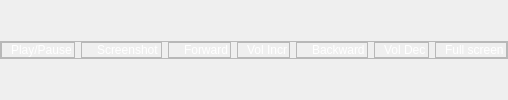
      <widget class="QWidget" name="Dy_VLC">
       <property name="styleSheet">
        <string notr="true">QLabel {
    color: white;
}</string>
       </property>
       <layout class="QGridLayout" name="gridLayout_16">
        <property name="leftMargin">
         <number>0</number>
        </property>
        <property name="topMargin">
         <number>0</number>
        </property>
        <property name="rightMargin">
         <number>0</number>
        </property>
        <property name="bottomMargin">
         <number>0</number>
        </property>
        <property name="spacing">
         <number>0</number>
        </property>
        <item row="0" column="0" alignment="Qt::AlignHCenter|Qt::AlignVCenter">
         <widget class="QFrame" name="Dy_VLC_frame">
          <property name="frameShape">
           <enum>QFrame::StyledPanel</enum>
          </property>
          <property name="frameShadow">
           <enum>QFrame::Raised</enum>
          </property>
          <layout class="QHBoxLayout" name="horizontalLayout_113">
           <property name="leftMargin">
            <number>0</number>
           </property>
           <property name="topMargin">
            <number>0</number>
           </property>
           <property name="rightMargin">
            <number>0</number>
           </property>
           <property name="bottomMargin">
            <number>0</number>
           </property>
           <item>
            <widget class="QFrame" name="Play_3">
             <property name="sizePolicy">
              <sizepolicy hsizetype="Fixed" vsizetype="Fixed">
               <horstretch>0</horstretch>
               <verstretch>0</verstretch>
              </sizepolicy>
             </property>
             <property name="frameShape">
              <enum>QFrame::StyledPanel</enum>
             </property>
             <property name="frameShadow">
              <enum>QFrame::Raised</enum>
             </property>
             <layout class="QHBoxLayout" name="horizontalLayout_98">
              <property name="spacing">
               <number>0</number>
              </property>
              <property name="leftMargin">
               <number>2</number>
              </property>
              <property name="topMargin">
               <number>0</number>
              </property>
              <property name="rightMargin">
               <number>2</number>
              </property>
              <property name="bottomMargin">
               <number>0</number>
              </property>
              <item>
               <widget class="QLabel" name="Icon_81">
                <property name="maximumSize">
                 <size>
                  <width>50</width>
                  <height>25</height>
                 </size>
                </property>
                <property name="text">
                 <string/>
                </property>
                <property name="pixmap">
                 <pixmap resource="Tray.qrc">:/TrayIcon/Icons2/Dynamic hand gestures/2_20-21.png</pixmap>
                </property>
                <property name="scaledContents">
                 <bool>true</bool>
                </property>
               </widget>
              </item>
              <item>
               <widget class="QLabel" name="Text_81">
                <property name="sizePolicy">
                 <sizepolicy hsizetype="Fixed" vsizetype="Fixed">
                  <horstretch>0</horstretch>
                  <verstretch>0</verstretch>
                 </sizepolicy>
                </property>
                <property name="text">
                 <string>Play/Pause</string>
                </property>
                <property name="wordWrap">
                 <bool>true</bool>
                </property>
               </widget>
              </item>
             </layout>
            </widget>
           </item>
           <item>
            <widget class="QFrame" name="Screenshpt_2">
             <property name="sizePolicy">
              <sizepolicy hsizetype="Fixed" vsizetype="Fixed">
               <horstretch>0</horstretch>
               <verstretch>0</verstretch>
              </sizepolicy>
             </property>
             <property name="frameShape">
              <enum>QFrame::StyledPanel</enum>
             </property>
             <property name="frameShadow">
              <enum>QFrame::Raised</enum>
             </property>
             <layout class="QHBoxLayout" name="horizontalLayout_96">
              <property name="spacing">
               <number>6</number>
              </property>
              <property name="leftMargin">
               <number>2</number>
              </property>
              <property name="topMargin">
               <number>0</number>
              </property>
              <property name="rightMargin">
               <number>2</number>
              </property>
              <property name="bottomMargin">
               <number>0</number>
              </property>
              <item>
               <widget class="QLabel" name="Icon_79">
                <property name="maximumSize">
                 <size>
                  <width>50</width>
                  <height>25</height>
                 </size>
                </property>
                <property name="text">
                 <string/>
                </property>
                <property name="pixmap">
                 <pixmap resource="Tray.qrc">:/TrayIcon/Icons2/Dynamic hand gestures/5_30-31-32-33.png</pixmap>
                </property>
                <property name="scaledContents">
                 <bool>true</bool>
                </property>
               </widget>
              </item>
              <item>
               <widget class="QLabel" name="Text_79">
                <property name="sizePolicy">
                 <sizepolicy hsizetype="Fixed" vsizetype="Fixed">
                  <horstretch>0</horstretch>
                  <verstretch>0</verstretch>
                 </sizepolicy>
                </property>
                <property name="text">
                 <string>Screenshot</string>
                </property>
                <property name="wordWrap">
                 <bool>true</bool>
                </property>
               </widget>
              </item>
             </layout>
            </widget>
           </item>
           <item>
            <widget class="QFrame" name="Forward_2">
             <property name="sizePolicy">
              <sizepolicy hsizetype="Fixed" vsizetype="Fixed">
               <horstretch>0</horstretch>
               <verstretch>0</verstretch>
              </sizepolicy>
             </property>
             <property name="frameShape">
              <enum>QFrame::StyledPanel</enum>
             </property>
             <property name="frameShadow">
              <enum>QFrame::Raised</enum>
             </property>
             <layout class="QHBoxLayout" name="horizontalLayout_94">
              <property name="spacing">
               <number>6</number>
              </property>
              <property name="leftMargin">
               <number>2</number>
              </property>
              <property name="topMargin">
               <number>0</number>
              </property>
              <property name="rightMargin">
               <number>2</number>
              </property>
              <property name="bottomMargin">
               <number>0</number>
              </property>
              <item>
               <widget class="QLabel" name="Icon_77">
                <property name="maximumSize">
                 <size>
                  <width>50</width>
                  <height>25</height>
                 </size>
                </property>
                <property name="text">
                 <string/>
                </property>
                <property name="pixmap">
                 <pixmap resource="Tray.qrc">:/TrayIcon/Icons2/Dynamic hand gestures/3_23.png</pixmap>
                </property>
                <property name="scaledContents">
                 <bool>true</bool>
                </property>
               </widget>
              </item>
              <item>
               <widget class="QLabel" name="Text_77">
                <property name="sizePolicy">
                 <sizepolicy hsizetype="Fixed" vsizetype="Fixed">
                  <horstretch>0</horstretch>
                  <verstretch>0</verstretch>
                 </sizepolicy>
                </property>
                <property name="text">
                 <string>Forward</string>
                </property>
                <property name="wordWrap">
                 <bool>true</bool>
                </property>
               </widget>
              </item>
             </layout>
            </widget>
           </item>
           <item>
            <widget class="QFrame" name="Up_4">
             <property name="sizePolicy">
              <sizepolicy hsizetype="Fixed" vsizetype="Fixed">
               <horstretch>0</horstretch>
               <verstretch>0</verstretch>
              </sizepolicy>
             </property>
             <property name="frameShape">
              <enum>QFrame::StyledPanel</enum>
             </property>
             <property name="frameShadow">
              <enum>QFrame::Raised</enum>
             </property>
             <layout class="QHBoxLayout" name="horizontalLayout_97">
              <property name="spacing">
               <number>0</number>
              </property>
              <property name="leftMargin">
               <number>2</number>
              </property>
              <property name="topMargin">
               <number>0</number>
              </property>
              <property name="rightMargin">
               <number>2</number>
              </property>
              <property name="bottomMargin">
               <number>0</number>
              </property>
              <item>
               <widget class="QLabel" name="Icon_80">
                <property name="maximumSize">
                 <size>
                  <width>50</width>
                  <height>25</height>
                 </size>
                </property>
                <property name="text">
                 <string/>
                </property>
                <property name="pixmap">
                 <pixmap resource="Tray.qrc">:/TrayIcon/Icons2/Dynamic hand gestures/4_28.png</pixmap>
                </property>
                <property name="scaledContents">
                 <bool>true</bool>
                </property>
               </widget>
              </item>
              <item>
               <widget class="QLabel" name="Text_80">
                <property name="sizePolicy">
                 <sizepolicy hsizetype="Fixed" vsizetype="Fixed">
                  <horstretch>0</horstretch>
                  <verstretch>0</verstretch>
                 </sizepolicy>
                </property>
                <property name="text">
                 <string>Vol Incr</string>
                </property>
                <property name="wordWrap">
                 <bool>true</bool>
                </property>
               </widget>
              </item>
             </layout>
            </widget>
           </item>
           <item>
            <widget class="QFrame" name="Back_2">
             <property name="sizePolicy">
              <sizepolicy hsizetype="Fixed" vsizetype="Fixed">
               <horstretch>0</horstretch>
               <verstretch>0</verstretch>
              </sizepolicy>
             </property>
             <property name="frameShape">
              <enum>QFrame::StyledPanel</enum>
             </property>
             <property name="frameShadow">
              <enum>QFrame::Raised</enum>
             </property>
             <layout class="QHBoxLayout" name="horizontalLayout_95">
              <property name="spacing">
               <number>6</number>
              </property>
              <property name="sizeConstraint">
               <enum>QLayout::SetDefaultConstraint</enum>
              </property>
              <property name="leftMargin">
               <number>2</number>
              </property>
              <property name="topMargin">
               <number>0</number>
              </property>
              <property name="rightMargin">
               <number>2</number>
              </property>
              <property name="bottomMargin">
               <number>0</number>
              </property>
              <item alignment="Qt::AlignHCenter|Qt::AlignVCenter">
               <widget class="QLabel" name="Icon_78">
                <property name="maximumSize">
                 <size>
                  <width>50</width>
                  <height>25</height>
                 </size>
                </property>
                <property name="text">
                 <string/>
                </property>
                <property name="pixmap">
                 <pixmap resource="Tray.qrc">:/TrayIcon/Icons2/Dynamic hand gestures/3_22.png</pixmap>
                </property>
                <property name="scaledContents">
                 <bool>true</bool>
                </property>
               </widget>
              </item>
              <item>
               <widget class="QLabel" name="Text_78">
                <property name="sizePolicy">
                 <sizepolicy hsizetype="Fixed" vsizetype="Fixed">
                  <horstretch>0</horstretch>
                  <verstretch>0</verstretch>
                 </sizepolicy>
                </property>
                <property name="text">
                 <string>Backward</string>
                </property>
                <property name="wordWrap">
                 <bool>true</bool>
                </property>
               </widget>
              </item>
             </layout>
            </widget>
           </item>
           <item>
            <widget class="QFrame" name="VolDown_4">
             <property name="sizePolicy">
              <sizepolicy hsizetype="Fixed" vsizetype="Fixed">
               <horstretch>0</horstretch>
               <verstretch>0</verstretch>
              </sizepolicy>
             </property>
             <property name="frameShape">
              <enum>QFrame::StyledPanel</enum>
             </property>
             <property name="frameShadow">
              <enum>QFrame::Raised</enum>
             </property>
             <layout class="QHBoxLayout" name="horizontalLayout_93">
              <property name="spacing">
               <number>0</number>
              </property>
              <property name="leftMargin">
               <number>2</number>
              </property>
              <property name="topMargin">
               <number>0</number>
              </property>
              <property name="rightMargin">
               <number>2</number>
              </property>
              <property name="bottomMargin">
               <number>0</number>
              </property>
              <item>
               <widget class="QLabel" name="Icon_76">
                <property name="maximumSize">
                 <size>
                  <width>50</width>
                  <height>25</height>
                 </size>
                </property>
                <property name="text">
                 <string/>
                </property>
                <property name="pixmap">
                 <pixmap resource="Tray.qrc">:/TrayIcon/Icons2/Dynamic hand gestures/4_29.png</pixmap>
                </property>
                <property name="scaledContents">
                 <bool>true</bool>
                </property>
               </widget>
              </item>
              <item>
               <widget class="QLabel" name="Text_76">
                <property name="sizePolicy">
                 <sizepolicy hsizetype="Fixed" vsizetype="Fixed">
                  <horstretch>0</horstretch>
                  <verstretch>0</verstretch>
                 </sizepolicy>
                </property>
                <property name="text">
                 <string>Vol Dec</string>
                </property>
                <property name="textFormat">
                 <enum>Qt::PlainText</enum>
                </property>
                <property name="scaledContents">
                 <bool>false</bool>
                </property>
                <property name="wordWrap">
                 <bool>true</bool>
                </property>
               </widget>
              </item>
             </layout>
            </widget>
           </item>
           <item>
            <widget class="QFrame" name="Fullscreen_2">
             <property name="sizePolicy">
              <sizepolicy hsizetype="Fixed" vsizetype="Fixed">
               <horstretch>0</horstretch>
               <verstretch>0</verstretch>
              </sizepolicy>
             </property>
             <property name="frameShape">
              <enum>QFrame::StyledPanel</enum>
             </property>
             <property name="frameShadow">
              <enum>QFrame::Raised</enum>
             </property>
             <layout class="QHBoxLayout" name="horizontalLayout_92">
              <property name="spacing">
               <number>0</number>
              </property>
              <property name="leftMargin">
               <number>2</number>
              </property>
              <property name="topMargin">
               <number>0</number>
              </property>
              <property name="rightMargin">
               <number>2</number>
              </property>
              <property name="bottomMargin">
               <number>0</number>
              </property>
              <item>
               <widget class="QLabel" name="Icon_75">
                <property name="maximumSize">
                 <size>
                  <width>50</width>
                  <height>25</height>
                 </size>
                </property>
                <property name="text">
                 <string/>
                </property>
                <property name="pixmap">
                 <pixmap resource="Tray.qrc">:/TrayIcon/Icons2/Dynamic hand gestures/5_32-33.png</pixmap>
                </property>
                <property name="scaledContents">
                 <bool>true</bool>
                </property>
               </widget>
              </item>
              <item>
               <widget class="QLabel" name="Text_75">
                <property name="sizePolicy">
                 <sizepolicy hsizetype="Fixed" vsizetype="Fixed">
                  <horstretch>0</horstretch>
                  <verstretch>0</verstretch>
                 </sizepolicy>
                </property>
                <property name="text">
                 <string>Full screen</string>
                </property>
                <property name="wordWrap">
                 <bool>true</bool>
                </property>
               </widget>
              </item>
             </layout>
            </widget>
           </item>
          </layout>
         </widget>
        </item>
       </layout>
      </widget>
